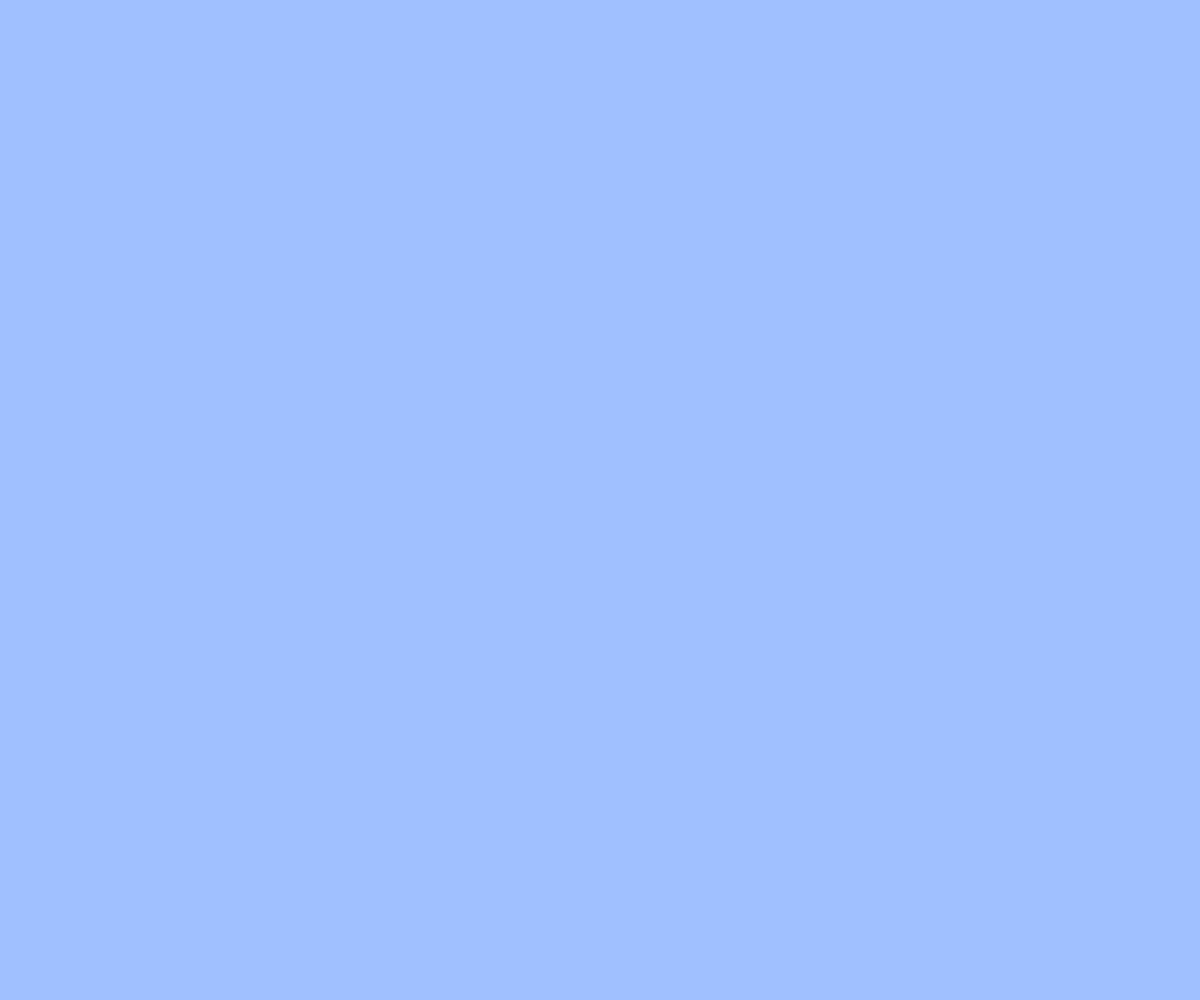
Frame 1 (no input)
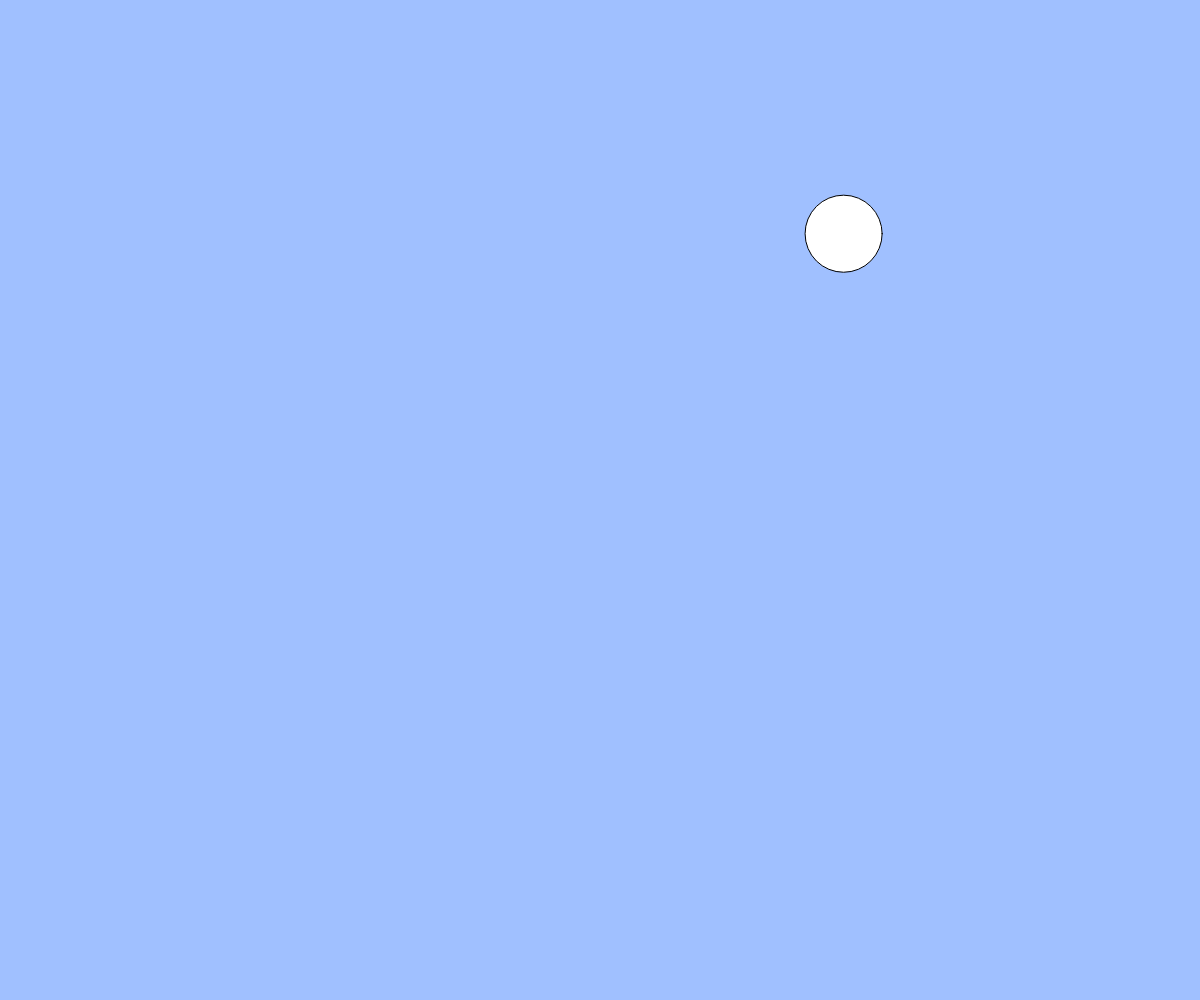
Frame 60 (no input)
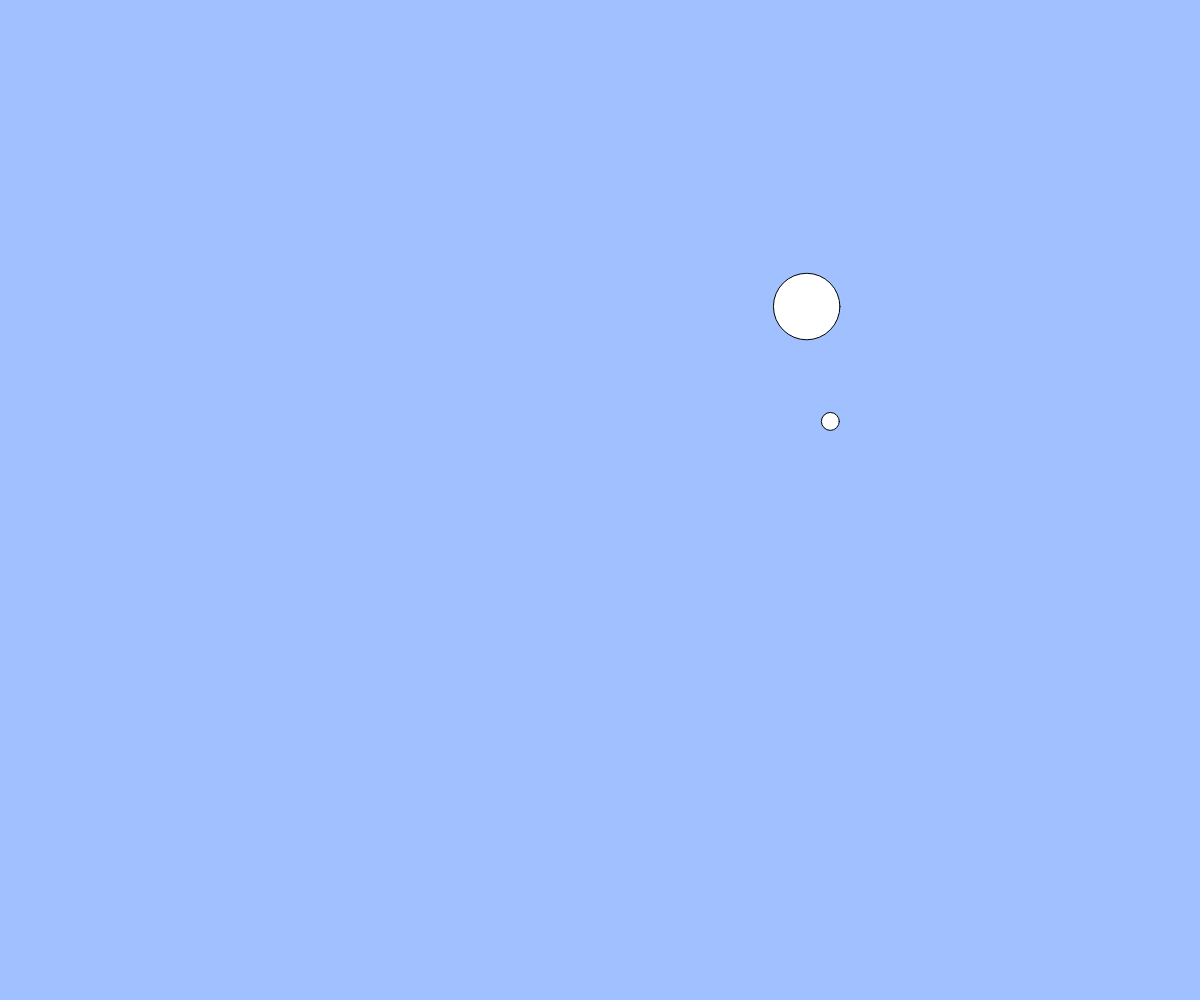
Frame 120 (the mouse pressed at the canvas centre since frame 60)

The p5.js sketch that drew these frames (run headless with seeded random() and noise() and a simulated clock; from frame 60 on, the mouse is pressed at the canvas centre):

// p5.js sketch
// ── sketch.js
//　テキスト「オブジェクト」
// 練習問題：ボールのサイズをランダムに変更してみよう
// 練習問題：何も操作しなくてもボールが湧いてくる機能を追加しよう

let balls;

function setup() {
  createCanvas(windowWidth, windowHeight);
  balls = [];
  setInterval(createRandomBall, 1000); // 毎秒1個ボールを生成
}

function draw() {
  background(160, 192, 255);
  for (let i = 0; i < balls.length; i++) {
    let b = balls[i];
    ellipse(b.x, b.y, b.size);
    b.x += b.vx;
    b.y += b.vy;
    b.size += random(-2, 2); // ボールのサイズをランダムに変更
    b.size = constrain(b.size, 10, 100); // サイズを10～100の範囲に制限
  }
}

function mouseDragged() {
  const dx = mouseX - pmouseX;
  const dy = mouseY - pmouseY;
  if (mag(dx, dy) > 5) {
    const b = { x: mouseX, y: mouseY, size: random(10, 100), vx: dx, vy: dy };
    balls.push(b);
  }
}

function createRandomBall() {
  const b = {
    x: random(width),
    y: random(height),
    size: random(10, 100),
    vx: random(-2, 2),
    vy: random(-2, 2),
  };
  balls.push(b);
}

function windowResized() {
  resizeCanvas(windowWidth, windowHeight);
}
